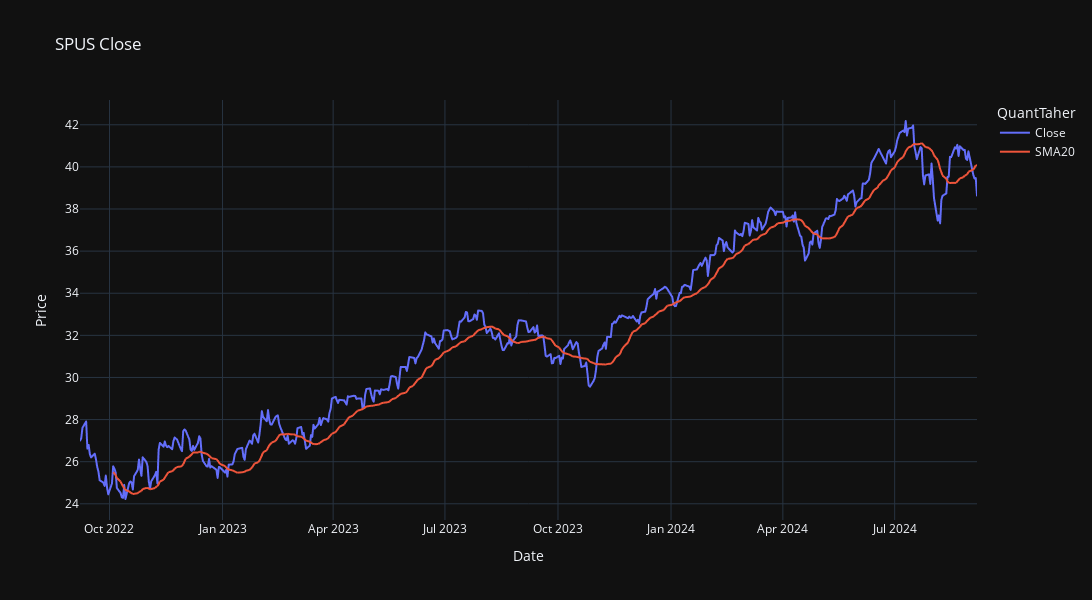

The notebook cell this image was saved under:
### Code cell
fig = px.line(stocks, x='Date', y=["Close","SMA20"], title="SPUS Close", template="plotly_dark", height=600, width=1100,color="variable",
           labels={
                     "variable": "QuantTaher",
                   "value":"Price"
                            
                 })

fig.show()

### Figure 1 — Plotly figure (JSON) as saved in the notebook; plotly's stock layout.template omitted (floating-point values rounded to 4 significant figures; data arrays with more than 128 entries replaced by an {"elided": "..."} marker saying what was removed)
{"data": [{"hovertemplate": "QuantTaher=Close<br>Date=%{x}<br>Price=%{y}<extra></extra>", "legendgroup": "Close", "line": {"color": "#636efa", "dash": "solid"}, "marker": {"symbol": "circle"}, "mode": "lines", "name": "Close", "showlegend": true, "type": "scattergl", "x": {"elided": "503 str values"}, "xaxis": "x", "y": {"elided": "503 float values"}, "yaxis": "y"}, {"hovertemplate": "QuantTaher=SMA20<br>Date=%{x}<br>Price=%{y}<extra></extra>", "legendgroup": "SMA20", "line": {"color": "#EF553B", "dash": "solid"}, "marker": {"symbol": "circle"}, "mode": "lines", "name": "SMA20", "showlegend": true, "type": "scattergl", "x": {"elided": "503 str values"}, "xaxis": "x", "y": {"elided": "503 float values"}, "yaxis": "y"}], "layout": {"height": 600, "legend": {"title": {"text": "QuantTaher"}, "tracegroupgap": 0}, "title": {"text": "SPUS Close"}, "width": 1100, "xaxis": {"anchor": "y", "autorange": true, "domain": [0, 1], "range": ["2022-09-07", "2024-09-06"], "title": {"text": "Date"}, "type": "date"}, "yaxis": {"anchor": "x", "autorange": true, "domain": [0, 1], "range": [23.23, 43.18], "title": {"text": "Price"}, "type": "linear"}}}
